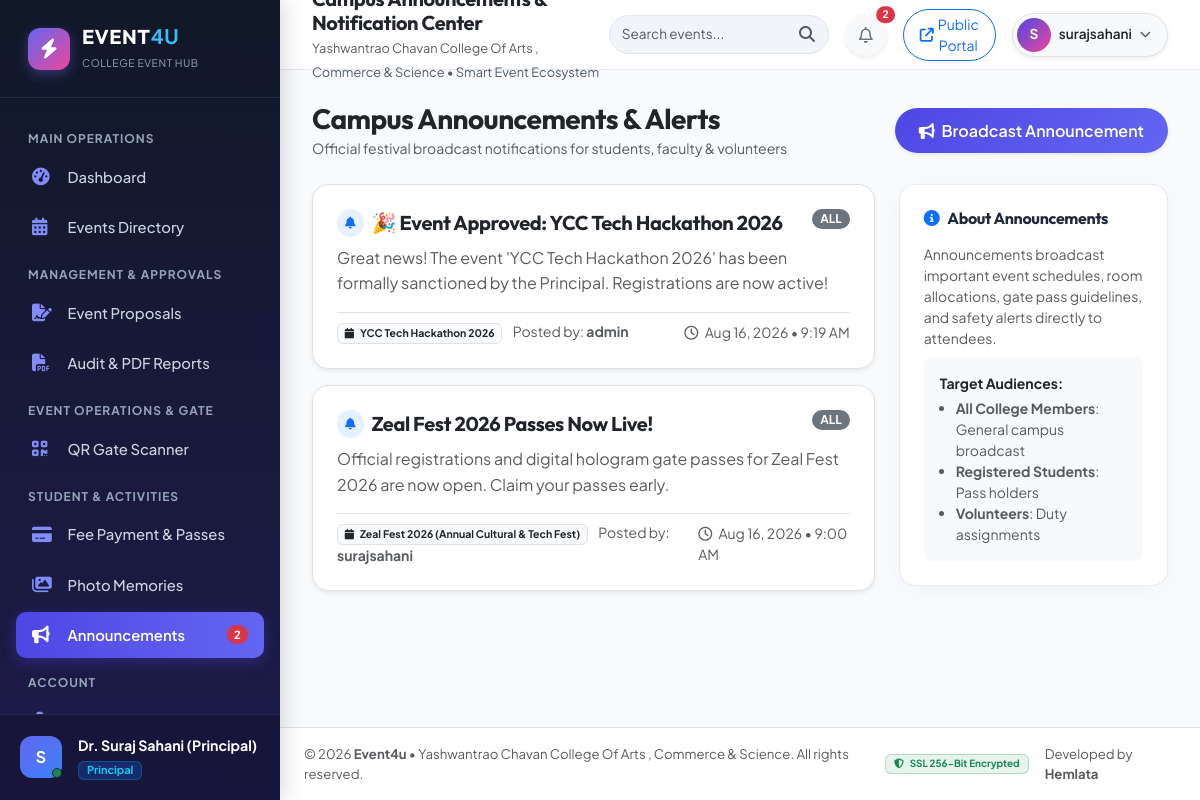
The page /notification/ (signed in) on the database its author committed.
### event4u_app/models.py (models this page shows, shortened)
class UserProfile(models.Model):
    user = models.OneToOneField(User, on_delete=models.CASCADE, related_name='profile')
    role = models.CharField(max_length=30, choices=ROLES, default='STUDENT')
    fullName = models.CharField(max_length=100, blank=True, null=True)
    branch = models.CharField(max_length=50, choices=BRANCH, default='Computer')
    semester = models.CharField(max_length=10, choices=SEMESTER, default='1')
    rollNumber = models.PositiveIntegerField(null=True, blank=True)
    erp = models.PositiveBigIntegerField(null=True, blank=True)
    phone = models.CharField(max_length=15, blank=True, null=True)
    avatar = models.ImageField(upload_to='avatars', null=True, blank=True)
    createdAt = models.DateTimeField(auto_now_add=True)
    updatedAt = models.DateTimeField(auto_now=True)
    @property
    def display_name(self):
        if self.fullName:
            return self.fullName
        return self.user.get_full_name() or self.user.username

class Notification(models.Model):
    event = models.ForeignKey(Event, on_delete=models.CASCADE, null=True, blank=True, related_name='notifications')
    title = models.CharField(max_length=200, default='Event Announcement')
    description = models.TextField(null=False, blank=False)
    targetRole = models.CharField(max_length=30, default='ALL', choices=[
        ('ALL', 'All College Members'),
        ('STUDENTS', 'Registered Students Only'),
        ('VOLUNTEERS', 'Volunteers Only'),
        ('COORDINATORS', 'Coordinators Only'),
    ])
    createdBy = models.ForeignKey(User, on_delete=models.SET_NULL, null=True, blank=True)
    createdAt = models.DateTimeField(default=timezone.now)

class Event(models.Model):
    coordinator = models.ForeignKey(Coordinator, on_delete=models.CASCADE, null=False, blank=False, related_name='events')
    name = models.CharField(max_length=150, null=False, blank=False)
    category = models.CharField(max_length=50, choices=CATEGORY_CHOICES, default='Technical')
    description = models.TextField(null=False, blank=False)
    image = models.ImageField(upload_to='events')
    status = models.CharField(max_length=50, choices=STATUS, default='Active')
    upi = models.CharField(max_length=100, blank=True, null=True, help_text="UPI ID for student fee collection")
    totalMoney = models.PositiveIntegerField(null=True, blank=True, default=0, help_text="Total allocated budget")
    venue = models.CharField(max_length=150, default='College Auditorium')
    eventDate = models.DateTimeField(null=True, blank=True)
    registrationOpen = models.BooleanField(default=True)
    createdAt = models.DateTimeField(auto_now_add=True)
    def __str__(self):
        return self.name

### event4u_app/views.py (the view)
# urls.py: path('notification/', views.notification, name='notification'),
@login_required(login_url='login')
def notification(request):
    notifications = Notification.objects.all().order_by('-createdAt')
    if request.method == 'POST':
        form = NotificationForm(request.POST)
        if form.is_valid():
            note = form.save(commit=False)
            note.createdBy = request.user
            note.save()
            messages.success(request, "Broadcast announcement published to students & staff!")
            return redirect('notification')
    else:
        form = NotificationForm()
    context = {
        'notifications': notifications,
        'form': form,
        'can_broadcast': request.user.is_staff or request.user.is_superuser or (getattr(getattr(request.user, 'profile', None), 'role', '') in ['PRINCIPAL', 'HOD', 'COORDINATOR']),
        'role_title': 'Campus Announcements & Notification Center'
    }
    return render(request, 'event4u/notification.html', context)

### event4u_app/templates/event4u/notification.html (shortened to what this page needs)
{% extends 'base/base.html' %}
{% block content %}
<div class="container-fluid p-0">
  <div class="d-flex flex-column flex-md-row justify-content-between align-items-md-center gap-3 mb-4">
    <div>
      <h3 class="m-0 fw-bold brand-font text-dark">Campus Announcements & Alerts</h3>
      <small class="text-muted">Official festival broadcast notifications for students, faculty & volunteers</small>
    </div>
    {% if can_broadcast %}
    <button class="btn btn-gradient rounded-pill px-4 shadow-sm" data-bs-toggle="modal" data-bs-target="#broadcastModal">
      <i class="fa-solid fa-bullhorn me-1"></i> Broadcast Announcement
    </button>
    {% endif %}
  </div>
  <div class="row g-4">
    <div class="col-lg-8">
      <div class="d-flex flex-column gap-3">
        {% for note in notifications %}
        <div class="card-modern p-4 border shadow-sm">
          <div class="d-flex justify-content-between align-items-start mb-2">
            <div class="d-flex align-items-center gap-2">
              <span class="badge bg-primary bg-opacity-10 text-primary p-2 rounded-circle">
                <i class="fa-solid fa-bell"></i>
              </span>
              <h5 class="fw-bold text-dark m-0">{{ note.title }}</h5>
            </div>
            <span class="badge bg-secondary rounded-pill">{{ note.targetRole }}</span>
          </div>
          <div class="text-muted mb-3" style="line-height: 1.6;">
            {{ note.description|safe }}
          </div>
          <div class="d-flex justify-content-between align-items-center pt-2 border-top small text-muted">
            <div>
              {% if note.event %}
              <span class="badge bg-light text-dark border me-2"><i class="fa-solid fa-calendar me-1"></i> {{ note.event.name }}</span>
              {% endif %}
              <span>Posted by: <strong>{{ note.createdBy.username|default:"System Admin" }}</strong></span>
            </div>
            <div>
              <i class="fa-regular fa-clock me-1"></i> {{ note.createdAt|date:"M d, Y • g:i A" }}
            </div>
          </div>
        </div>
        {% empty %}
        <div class="card-modern p-5 text-center text-muted">
          <i class="fa-solid fa-bell-slash fs-1 text-secondary opacity-50 mb-3 d-block"></i>
          <h5>No Announcements Yet</h5>
          <p class="text-muted small">Campus broadcast messages will appear here.</p>
        </div>
        {% endfor %}
      </div>
    </div>
    <div class="col-lg-4">
      <div class="card-modern p-4 mb-4">
        <h6 class="fw-bold mb-3"><i class="fa-solid fa-circle-info text-primary me-2"></i>About Announcements</h6>
        <p class="text-muted small mb-2">Announcements broadcast important event schedules, room allocations, gate pass guidelines, and safety alerts directly to attendees.</p>
        <div class="bg-light p-3 rounded-3 small">
          <div class="fw-bold text-dark mb-1">Target Audiences:</div>
          <ul class="mb-0 ps-3 text-muted">
            <li><strong>All College Members</strong>: General campus broadcast</li>
            <li><strong>Registered Students</strong>: Pass holders</li>
            <li><strong>Volunteers</strong>: Duty assignments</li>
          </ul>
        </div>
      </div>
    </div>
  </div>
</div>
{% endblock %}

### event4u_app/templates/base/sidebar.html (shortened to what this page needs)
{% load static %}
<aside class="app-sidebar">
  <a href="{% url 'home' %}" class="sidebar-brand">
    <div class="brand-badge">
      <i class="fa-solid fa-bolt"></i>
    </div>
    <div>
      <h4 class="m-0 fs-5 brand-font text-white" style="letter-spacing: 0.5px;">EVENT<span style="color: #38bdf8;">4U</span></h4>
      <small style="font-size: 0.65rem; color: #94a3b8; letter-spacing: 0.05em;" class="text-uppercase">College Event Hub</small>
    </div>
  </a>
  <div class="sidebar-menu">
    <div class="nav-category">Main Operations</div>
    <a href="{% url 'dashboard' %}" class="sidebar-link {% if request.resolver_match.url_name == 'dashboard' or 'dashboard' in request.resolver_match.url_name %}active{% endif %}">
      <i class="fa-solid fa-gauge-high"></i>
      <span>Dashboard</span>
    </a>
    <a href="{% url 'events' %}" class="sidebar-link {% if request.resolver_match.url_name == 'events' or request.resolver_match.url_name == 'event_data' %}active{% endif %}">
      <i class="fa-solid fa-calendar-days"></i>
      <span>Events Directory</span>
    </a>
    {% if is_principal or is_hod or is_coordinator or user.is_staff %}
    <div class="nav-category">Management & Approvals</div>
    <a href="{% url 'proposals' %}" class="sidebar-link {% if request.resolver_match.url_name == 'proposals' %}active{% endif %}">
      <i class="fa-solid fa-file-signature"></i>
      <span>Event Proposals</span>
    </a>
    <a href="{% url 'report' %}" class="sidebar-link {% if request.resolver_match.url_name == 'report' or request.resolver_match.url_name == 'generatereport' %}active{% endif %}">
      <i class="fa-solid fa-file-pdf"></i>
      <span>Audit & PDF Reports</span>
    </a>
    {% endif %}
    {% if is_coordinator or is_subcoordinator or is_principal %}
    <div class="nav-category">Event Operations & Gate</div>
    <a href="{% url 'scanner' %}" class="sidebar-link {% if request.resolver_match.url_name == 'scanner' %}active{% endif %}">
      <i class="fa-solid fa-qrcode"></i>
      <span>QR Gate Scanner</span>
    </a>
    {% endif %}
    <div class="nav-category">Student & Activities</div>
    <a href="{% url 'payment' %}" class="sidebar-link {% if request.resolver_match.url_name == 'payment' %}active{% endif %}">
      <i class="fa-solid fa-credit-card"></i>
      <span>Fee Payment & Passes</span>
    </a>
    <a href="{% url 'memories' %}" class="sidebar-link {% if request.resolver_match.url_name == 'memories' %}active{% endif %}">
      <i class="fa-solid fa-images"></i>
      <span>Photo Memories</span>
    </a>
    <a href="{% url 'notification' %}" class="sidebar-link {% if request.resolver_match.url_name == 'notification' %}active{% endif %}">
      <i class="fa-solid fa-bullhorn"></i>
      <span>Announcements</span>
      {% if unread_notifications_count %}
      <span class="badge bg-danger rounded-pill ms-auto" style="font-size: 0.7rem;">{{ unread_notifications_count }}</span>
      {% endif %}
    </a>
    <div class="nav-category">Account</div>
    <a href="{% url 'profile' %}" class="sidebar-link {% if request.resolver_match.url_name == 'profile' %}active{% endif %}">
      <i class="fa-solid fa-user-gear"></i>
      <span>My Profile</span>
    </a>
  </div>
  <div class="sidebar-user d-flex align-items-center gap-3">
    <div class="position-relative">
      <div style="width: 42px; height: 42px; border-radius: 12px; background: linear-gradient(135deg, #6366f1, #3b82f6); display: flex; align-items: center; justify-content: center; font-weight: 700; color: white;">
        {{ user.username|make_list|first|upper }}
      </div>
      <span class="position-absolute bottom-0 end-0 p-1 bg-success border border-dark rounded-circle"></span>
    </div>
    <div class="overflow-hidden">
      <div class="text-white fw-bold text-truncate" style="font-size: 0.885rem;">
        {% if user_profile %}{{ user_profile.display_name }}{% else %}{{ user.username }}{% endif %}
      </div>
      <span class="badge bg-primary bg-opacity-25 text-info border border-info border-opacity-25" style="font-size: 0.685rem; padding: 0.2rem 0.5rem;">
        {{ user_role|title }}
      </span>
    </div>
  </div>
</aside>

### event4u_app/templates/base/navbar.html (shortened to what this page needs)
<header class="app-topbar">
  <div class="d-flex align-items-center gap-3">
    <div>
      <h5 class="m-0 fw-bold brand-font text-dark">{{ role_title|default:"Control Center" }}</h5>
      <small class="text-muted d-none d-md-inline" style="font-size: 0.8rem;">
        Yashwantrao Chavan College Of Arts , Commerce & Science • Smart Event Ecosystem
      </small>
    </div>
  </div>
  <div class="d-flex align-items-center gap-3">
    <form class="d-none d-md-flex position-relative" action="{% url 'events' %}" method="GET">
      <input type="text" name="q" class="form-control rounded-pill pe-5 py-2" placeholder="Search events..." style="width: 220px; font-size: 0.85rem; background: #f1f5f9; border: 1px solid #e2e8f0;">
      <button type="submit" class="btn position-absolute end-0 top-0 text-muted" style="border: none; background: transparent; padding: 0.45rem 0.85rem;">
        <i class="fa-solid fa-magnifying-glass"></i>
      </button>
    </form>
    <div class="dropdown">
      <button class="btn btn-light rounded-circle shadow-sm position-relative" type="button" data-bs-toggle="dropdown" style="width: 42px; height: 42px;">
        <i class="fa-regular fa-bell text-secondary"></i>
        {% if unread_notifications_count %}
        <span class="position-absolute top-0 start-100 translate-middle badge rounded-pill bg-danger" style="font-size: 0.65rem;">
          {{ unread_notifications_count }}
        </span>
        {% endif %}
      </button>
    </div>
    <a href="{% url 'home' %}" target="_blank" class="btn btn-outline-primary rounded-pill btn-sm px-3 d-none d-sm-inline-flex align-items-center gap-1">
      <i class="fa-solid fa-arrow-up-right-from-square"></i>
      <span>Public Portal</span>
    </a>
    <div class="dropdown">
      <button class="btn btn-light rounded-pill p-1 pe-3 d-flex align-items-center gap-2 shadow-sm border" type="button" data-bs-toggle="dropdown">
        <div style="width: 34px; height: 34px; border-radius: 50%; background: linear-gradient(135deg, #4f46e5, #ec4899); display: flex; align-items: center; justify-content: center; color: white; font-weight: bold; font-size: 0.85rem;">
          {{ user.username|make_list|first|upper }}
        </div>
        <span class="d-none d-md-inline fw-semibold text-dark" style="font-size: 0.85rem;">{{ user.username }}</span>
        <i class="fa-solid fa-chevron-down text-muted" style="font-size: 0.7rem;"></i>
      </button>
    </div>
  </div>
</header>

### rows shown on the page
UserProfile: display_name "Dr. Suraj Sahani (Principal)", role "Principal"
Notification: title "🎉 Event Approved: YCC Tech Hackathon 2026", targetRole "ALL", description "Great news! The event 'YCC Tech Hackathon 2026' has been formally sanctioned by the Principal. Registrations are now active!", event.name "YCC Tech Hackathon 2026", createdBy.username "admin", createdAt "Aug 16, 2026 • 9:19 AM"
Notification: title "Zeal Fest 2026 Passes Now Live!", targetRole "ALL", description "Official registrations and digital hologram gate passes for Zeal Fest 2026 are now open. Claim your passes early.", event.name "Zeal Fest 2026 (Annual Cultural & Tech Fest)", createdBy.username "surajsahani", createdAt "Aug 16, 2026 • 9:00 AM"

### other values the page prints
{{ unread_notifications_count }} "2"
{{ user.username|make_list|first|upper }} "S"
{{ user.username }} "surajsahani"
